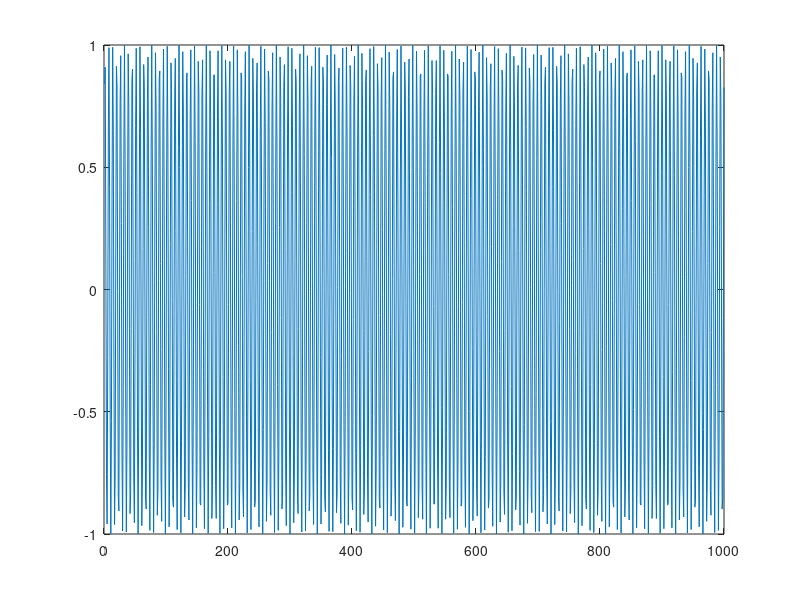

Write the MATLAB code that produced this figure. (Note: this script raises an error after producing the figure.)
%=============================================================================
% Copyright (c) 2016-present Allan CORNET (Nelson)
%=============================================================================
% This file is part of Nelson.
%=============================================================================
% LICENCE_BLOCK_BEGIN
% SPDX-License-Identifier: LGPL-3.0-or-later
% LICENCE_BLOCK_END
%=============================================================================
% <--ADV-CLI MODE-->
%=============================================================================
f = figure('Visible', 'off');
ax = axes('Parent', f);
plot(ax, 1:1000, sin(1:1000));
%=============================================================================
% default state is enabled
assert_isequal(char(get(ax, 'DefaultInteractivity_Hidden')), 'on');
%=============================================================================
disableDefaultInteractivity(ax);
assert_isequal(char(get(ax, 'DefaultInteractivity_Hidden')), 'off');
%=============================================================================
enableDefaultInteractivity(ax);
assert_isequal(char(get(ax, 'DefaultInteractivity_Hidden')), 'on');
%=============================================================================
% a figure is not accepted
assert_checkerror('disableDefaultInteractivity(f)', getString(message('Nelson:graphics:interaction:InvalidInputAxes')));
%=============================================================================
% a line is not accepted
l = plot(axes('Parent', f), 1:3);
assert_checkerror('disableDefaultInteractivity(l)', getString(message('Nelson:graphics:interaction:InvalidInputAxes')));
%=============================================================================
% an array of axes is not accepted
ax2 = axes('Parent', f);
assert_checkerror('disableDefaultInteractivity([ax ax2])', ...
  getString(message('Nelson:graphics:interaction:InvalidInputAxes')));
%=============================================================================
close(f);
%=============================================================================
